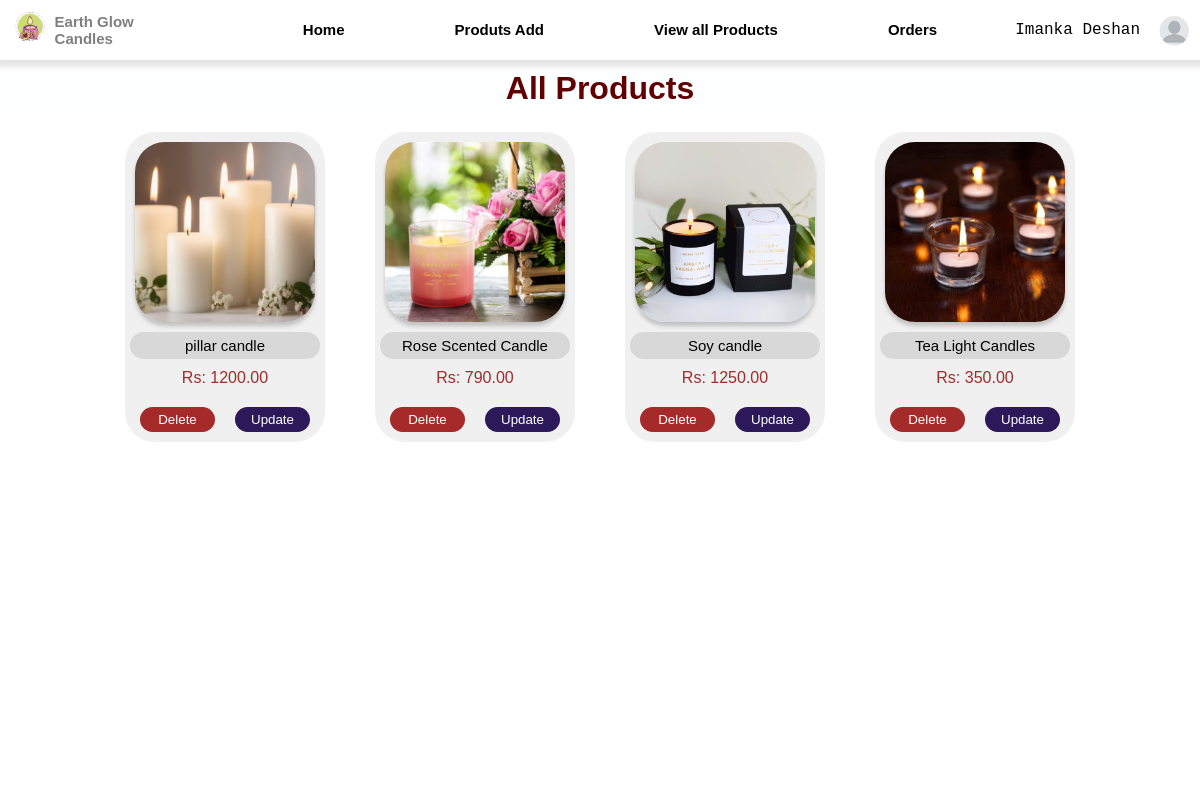
/Addmin/Viewproducts/viewprod.php, run on the app's committed database.
### tables this page shows
CREATE TABLE `products` (
  `prod_id` int(12) NOT NULL,
  `prod_name` varchar(50) NOT NULL,
  `prod_description` varchar(200) NOT NULL,
  `prod_price` int(12) NOT NULL,
  `prod_image` varchar(255) NOT NULL,
  `prod_status` varchar(30) NOT NULL,
  `prod_category` varchar(50) DEFAULT NULL
);

### Addmin/Viewproducts/viewprod.php (the view, shortened to what this page needs)
<!DOCTYPE html>
<html lang="en">
<head>
    <link rel="stylesheet" href="viewproducts.css">
</head>
<body>
<?php require_once '../Header.php'; ?>
<h1> All Products </h1>
<div class="prod-page">
    <?php
require_once '../../db.inc.php';
$sql = "SELECT prod_id, prod_name, prod_description, prod_price, prod_image FROM products WHERE prod_status = 'active'";
$result = mysqli_query($conn, $sql);
if (mysqli_num_rows($result) > 0) {
    while ($row = mysqli_fetch_assoc($result)) {
    ?>
        <div class="prod-container"> <?php
            echo '<div class="product-box">';
            echo '<img src="../Addproducts/products/' . htmlspecialchars($row['prod_image']) . '" alt="" class="product-image">';
            echo '<h2 class="product-name">' . htmlspecialchars($row['prod_name']) . '</h2>';
            echo '<p class="prod-price">Rs: ' . htmlspecialchars($row['prod_price']) .'.00</p>';
            ?>
            <div class = "button">
                <form action="deleteprod.php" method="POST" >
                    <button type="submit" class="delete">Delete</button>
                </form>
                <form action="../updateprod/updateprod.php" method="GET">
                    <button type="submit" class="update">Update</button>
                </form>
            </div>
        <?php
            echo '</div>';
    ?>
        </div>
     <?php
    }
} else {
    ?> <div class="errormsg"> <?php
    echo '<p class = "error">No active products available.</p>';
    ?> </div> <?php
}
?>
</div>
</body>
</html>

### Addmin/Header.php (shortened to what this page needs)
<!DOCTYPE html>
<html lang="en">
<head>
</head>
<body>
    <video class="video-background" autoplay loop muted>
            <source src="../../Images/Addmin/Home/BackgroundVideo.mp4" type="video/mp4">
    </video>
    <div class="header-container">
    <div class="log">
            <img src="../../Images/Page1/Logo.png" alt="img">
            <h5>  Earth Glow Candles </h5>
    </div>
    <div class="header">
        <ul class ="menubar">
            <li> <a href ="../addminhome/Addminhome.php"> Home </a></li>
            <li><a href ="../Addproducts/addproducts.php"> Produts Add</a></li>
            <li><a href ="../Viewproducts/viewprod.php"> View all Products</a></li>
            <li> <a href ="../About us/AboutUs.php"> Orders </a> </li>
        </ul>
    </div>
    <div class="profile">
        <p class="name"> Imanka Deshan</p>
        <img src="../../Images/Profile/Profile.png" alt="" class="profilepic">
    </div>
    </div>
</body>
</html>

### Addmin/Viewproducts/viewproducts.css (style rules this page uses)
* { margin: 0px; font-family: 'Poppins', sans-serif; }
.prod-page { display: flex; flex-wrap: wrap; justify-content:center; align-items: center; }
h1 { font-family: 'Poppins', sans-serif; font-weight: 600; text-align: center; margin-top: 10px; color: #610000; background-color: rgb(240, 248, 255,0.2); backdrop-filter: blur(2px); }
.prod-container { display: flex; margin: 25px; gap:30px; }
.product-box { width:200px; height: auto; border-radius: 30px; background-color: rgba(226, 226, 226, 0.5); backdrop-filter: blur(5px); display: flex; flex-direction: column; align-items: center; }
.product-box img { width:180px; height: 180px; margin-top: 10px; border-radius: 30px; box-shadow: 0 4px 4px rgba(0, 0, 0, 0.2); }
.product-box .product-name { font-weight: 500; font-size: 15px; width: 180px; margin-bottom: 10px; background-color:rgba(0, 0, 0, 0.1); padding: 5px; border-radius: 30px; margin-top: 10px; text-align: center; }
.product-box .prod-price { color: brown; margin-bottom: 20px; }
.product-box .button { display:flex; gap: 20px; }
.product-box .button button { width:75px; border: none; border-radius: 25px; height: 25px; margin-bottom: 10px; }
.product-box .button .update { background-color:#2c1959; color: white; }
.product-box .button .delete { background-color: brown; color: white; }

### Addmin/Header.php (style rules this page uses)
.video-background { position: fixed; top: 0; left: 0; width: 100%; height: 100%; object-fit: cover; z-index: -1; opacity: 0.6; }
.header-container { display: grid; grid-template-columns: 200px auto 200px; backdrop-filter: blur(5px); box-shadow: 1px 2px 5px 5px rgba(0, 0, 0, 0.1); }
.header { display: flex; align-items: center; justify-content: center; }
.log { height: 50px; display: flex; flex-direction: row; align-items: center; justify-content: flex-start; margin: 5px; }
.log h5 { font-family: "Quicksand", sans-serif; font-size: 15px; color:rgb(0, 0 , 0, 0.5) }
.log img { width: 50px; height: 50px; }
.menubar { list-style: none; display: inline-flex; font-family: 'Poppins', sans-serif; justify-content: space-between; gap: 50px; }
.menubar li { padding-left: 30px; padding-right: 30px; }
.menubar li a { text-decoration: none; color: black; font-size: 15px; font-weight: 600; transition: all 0.3s; }
.profile { display:flex; justify-content: flex-end; gap:10px; align-items: center; }
.profile p { font-family: 'Courier New', Courier, monospace; }
.profile img { width: 50px; }

### data on the page
products: prod_image (picture), prod_name "pillar candle", prod_price "1200"
products: prod_image (picture), prod_name "Rose Scented Candle", prod_price "790"
products: prod_image (picture), prod_name "Soy candle", prod_price "1250"
products: prod_image (picture), prod_name "Tea Light Candles", prod_price "350"
